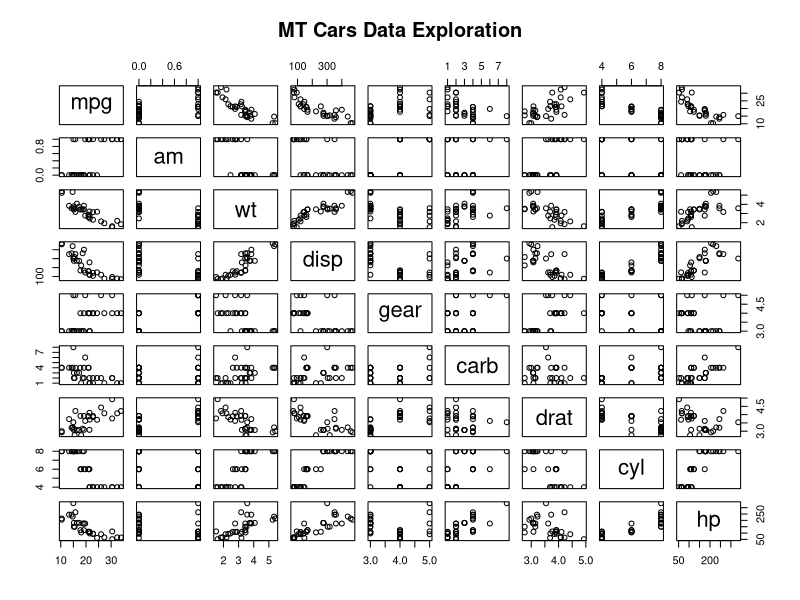

Write R code to recreate this figure.
## ---- chunk 1
# load libraries
require(datasets)
require(stats)
require(graphics)

# specify dataset mtcars
data("mtcars")
## ---- chunk 2
# correlation of horsepower with displacement, cylinders
cor(mtcars$hp,mtcars$disp)
cor(mtcars$hp,mtcars$cyl)

# correlation of mpg with horsepower, cylinders, displacement
cor(mtcars$mpg,mtcars$hp)
cor(mtcars$mpg,mtcars$cyl)
cor(mtcars$mpg,mtcars$disp)

# correlation of cyl with disp
cor(mtcars$cyl,mtcars$disp)
## ---- chunk 3
pairs(mpg ~ am + wt + disp + gear+ carb + drat + cyl +hp,
      data=mtcars,
      main="MT Cars Data Exploration")
